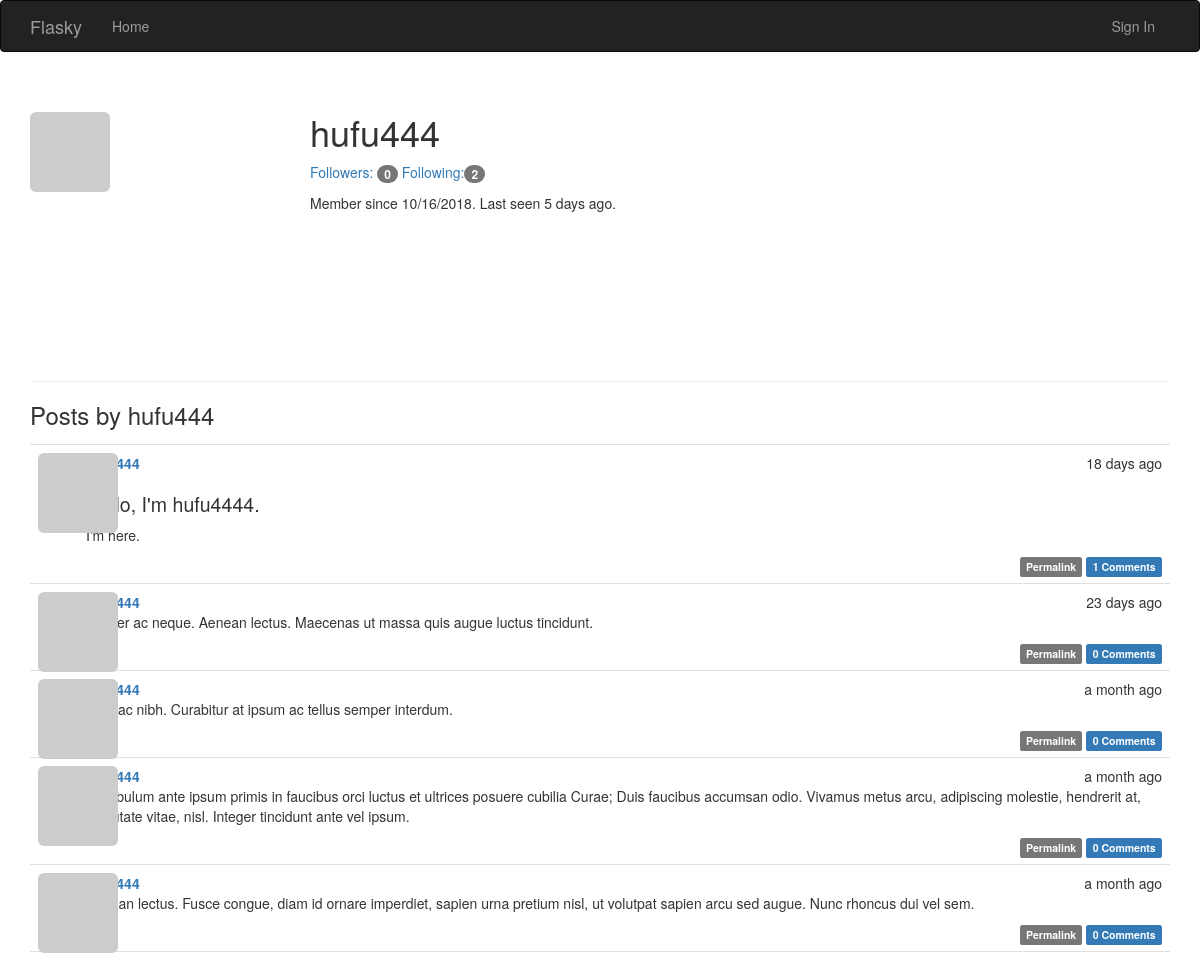
The app's page /user/hufu444 with its own data.
### app/models.py (models this page shows, shortened)
class User(UserMixin, db.Model):
    __tablename__ = 'users'
    id = db.Column(db.Integer, primary_key=True)
    email = db.Column(db.String(64), unique=True, index=True)
    username = db.Column(db.String(64), unique=True, index=True)
    password_hash = db.Column(db.String(128))
    role_id = db.Column(db.Integer, db.ForeignKey('roles.id'))
    avatar_hash = db.Column(db.String(32))
    confirmed = db.Column(db.Boolean, default=False)
    name = db.Column(db.String(64))
    location = db.Column(db.String(64))
    about_me = db.Column(db.Text())
    member_since = db.Column(db.DateTime(), default=datetime.utcnow)
    last_seen = db.Column(db.DateTime(), default=datetime.utcnow)
    posts = db.relationship('Post', backref='author', lazy='dynamic')
    followed = db.relationship('Follow', foreign_keys=[Follow.follower_id], backref=db.backref('follower', lazy='joined'),
        lazy='dynamic', cascade='all, delete-orphan')
    followers = db.relationship('Follow', foreign_keys=[Follow.followed_id], backref=db.backref('followed', lazy='joined'),
        lazy='dynamic', cascade='all, delete-orphan')
    comments = db.relationship('Comment', backref='author', lazy='dynamic')
    def gravatar(self, size=100, default='identicon', rating='g'):
        url = 'https://secure.gravatar.com/avatar'
        hash = self.avatar_hash or self.gravatar_hash()
        return '{url}/{hash}?s={size}&d={default}&r={rating}'.format(url=url, hash=hash, size=size, default=default, rating=rating)
    @property
    def password(self):
        raise AttributeError('password is not a readable attribute')
    @password.setter
    def password(self, password):
        self.password_hash = generate_password_hash(password)
    '''@staticmethod
    def generate_fake(count=100):
        from sqlalchemy.exc import IntegrityError
        from random import seed
        import forgery_py

        seed()
        #r = Role.query.filter_by(name='User').first()
        for i in range(count):
            u = User(email=forgery_py.internet.email_address(),
                username=forgery_py.internet.user_name(True),
                password=forgery_py.lorem_ipsum.word(),
                #role= r,
                confirmed=True,
                name=forgery_py.name.full_name(),
                location=forgery_py.address.city(),
                about_me=forgery_py.lorem_ipsum.sentence(),
                member_since=forgery_py.date.date(True))
            db.session.add(u)
            try:
                db.session.commit()
            except:
                db.session.rollback()'''

class Post(db.Model):
    __tablename__ = "posts"
    id = db.Column(db.Integer, primary_key=True)
    body = db.Column(db.Text)
    body_html = db.Column(db.Text)
    timestamp = db.Column(db.DateTime, index=True, default=datetime.utcnow)
    author_id = db.Column(db.Integer, db.ForeignKey('users.id'))
    comments = db.relationship('Comment', backref='post', lazy='dynamic')
    '''@staticmethod
    def generate_fake(count=100):
        from random import seed, randint
        import forgery_py

        seed()
        user_count = User.query.count()
        for i in range(count):
            u = User.query.offset(randint(0, user_count - 1)).first()
            p = Post(body=forgery_py.lorem_ipsum.sentences(randint(1, 3)),
                timestamp=forgery_py.date.date(True),
                author=u)
            db.session.add(p)
            db.session.commit()'''

### app/main/views.py (the view)
@main.route('/user/<username>')
def user(username):
    user = User.query.filter_by(username=username).first()
    if user is None:
        abort(404)
    posts = user.posts.order_by(Post.timestamp.desc()).all()
    return render_template('user.html', user=user, posts=posts)

### app/auth/views.py (called while the page is built)
@auth.before_app_request
def before_request():
    if current_user.is_authenticated:
        current_user.ping()
        if not current_user.confirmed and request.endpoint[:5] != 'auth.':
            return redirect(url_for('auth.unconfirmed'))

### app/main/__init__.py (called while the page is built)
@main.app_context_processor
def inject_permissions():
    return dict(Permission=Permission)

### app/main/views.py (called while the page is built)
@main.after_app_request
def after_request(response):
    for query in get_debug_queries():
        if query.duration >= current_app.config['FLASKY_SLOW_DB_QUERY_TIME']:
            current_app.logger.warning(
                'Slow query: %s\nParameters: %s\nDuration: %fs\nContext: %s\n' %
                (query.statement, query.parameters, query.duration, query.context))
    return response

### app/models.py (called while the page is built)
    def can(self, permissions):
        return False

    def is_administrator(self):
        return False

### app/templates/user.html (shortened to what this page needs)
{% extends "base.html" %}
{% block page_content %}
<div class="page-header">
<img class="img-rounded profile-thumbnail" src="{{user.gravatar(size=256)}}">
<div class="profile-header">
<h1>{{ user.username }}</h1>
<p>
<a href="{{url_for('.followers', username=user.username)}}">Followers: <span class="badge">{{user.followers.count()-1}}
</span></a>
<a href="{{url_for('.followed_by', username=user.username)}}">Following:<span class="badge">
{{user.followed.count()-1}}</span></a>
</p>
<p>Member since {{moment(user.member_since).format('L')}}.
Last seen {{moment(user.last_seen).fromNow()}}.</p>
</div>
</div>
<h3>Posts by {{user.username}}</h3>
{% include '_posts.html' %}
{% endblock %}

### app/templates/_posts.html (shortened to what this page needs)
<ul class="posts">
{% for post in posts %}
<li class="post">
<div class="post-thumbnail">
<a href="{{url_for('.user', username=post.author.username)}}"><img class="img-rounded profile-thumbnail"
    src="{{post.author.gravatar(size=40)}}"></a>
</div>
<div class="post-content">
<div class="post-date">{{moment(post.timestamp).fromNow()}}</div>
<div class="post-author">
<a href="{{url_for('.user', username=post.author.username)}}">{{post.author.username}}</a>
</div>
<div class="post-body">
{% if post.body_html %}
{{post.body_html | safe}}
{% else %}
{{post.body}}
{% endif %}
</div>
<div class="post-footer">
<a href="{{url_for('.post', id=post.id)}}">
<span class="label label-default">Permalink</span>
</a>
<a href="{{url_for('.post', id=post.id)}}#comments"><span class="label label-primary">
{{post.comments.count()}} Comments</span>
</a>
</div>
</div>
</li>
{% endfor %}
</ul>

### app/static/styles.css (style rules this page uses)
.profile-thumbnail { position: absolute; }
.profile-header { min-height: 260px; margin-left: 280px; }
ul.posts { list-style-type: none; padding: 0px; margin: 16px 0px 0px 0px; border-top: 1px solid #e0e0e0; }
ul.posts li.post { padding: 8px; border-bottom: 1px solid #e0e0e0; }
div.post-date { float: right; }
div.post-author { font-weight: bold; }
div.post-thumbnail { position: absolute; }
div.post-content { margin-left: 48px; min-height: 48px; }
div.post-footer { text-align: right; }
.post-body h1 { font-size: 140%; }

### records on screen
User: username "hufu444", member_since "10/16/2018", last_seen "5 days ago"
Post: timestamp "18 days ago", body_html "Hello, I'm hufu4444. I'm here.", comments.count "1"
Post: timestamp "23 days ago", body_html "Integer ac neque. Aenean lectus. Maecenas ut massa quis augue luctus tincidunt.", comments.count "0"
Post: timestamp "a month ago", body_html "Duis ac nibh. Curabitur at ipsum ac tellus semper interdum.", comments.count "0"
Post: timestamp "a month ago", body_html "Vestibulum ante ipsum primis in faucibus orci luctus et ultrices posuere cubilia Curae; Duis faucibus accumsan odio. Vivamus metus arcu, adipiscing molestie, hendrerit at, vulputate vitae, nisl. Integer tincidunt ante vel ipsum.", comments.count "0"
Post: timestamp "a month ago", body_html "Aenean lectus. Fusce congue, diam id ornare imperdiet, sapien urna pretium nisl, ut volutpat sapien arcu sed augue. Nunc rhoncus dui vel sem.", comments.count "0"

### other values on screen
{{ user.followers.count()-1 }} "0"
{{ user.followed.count()-1 }} "2"
